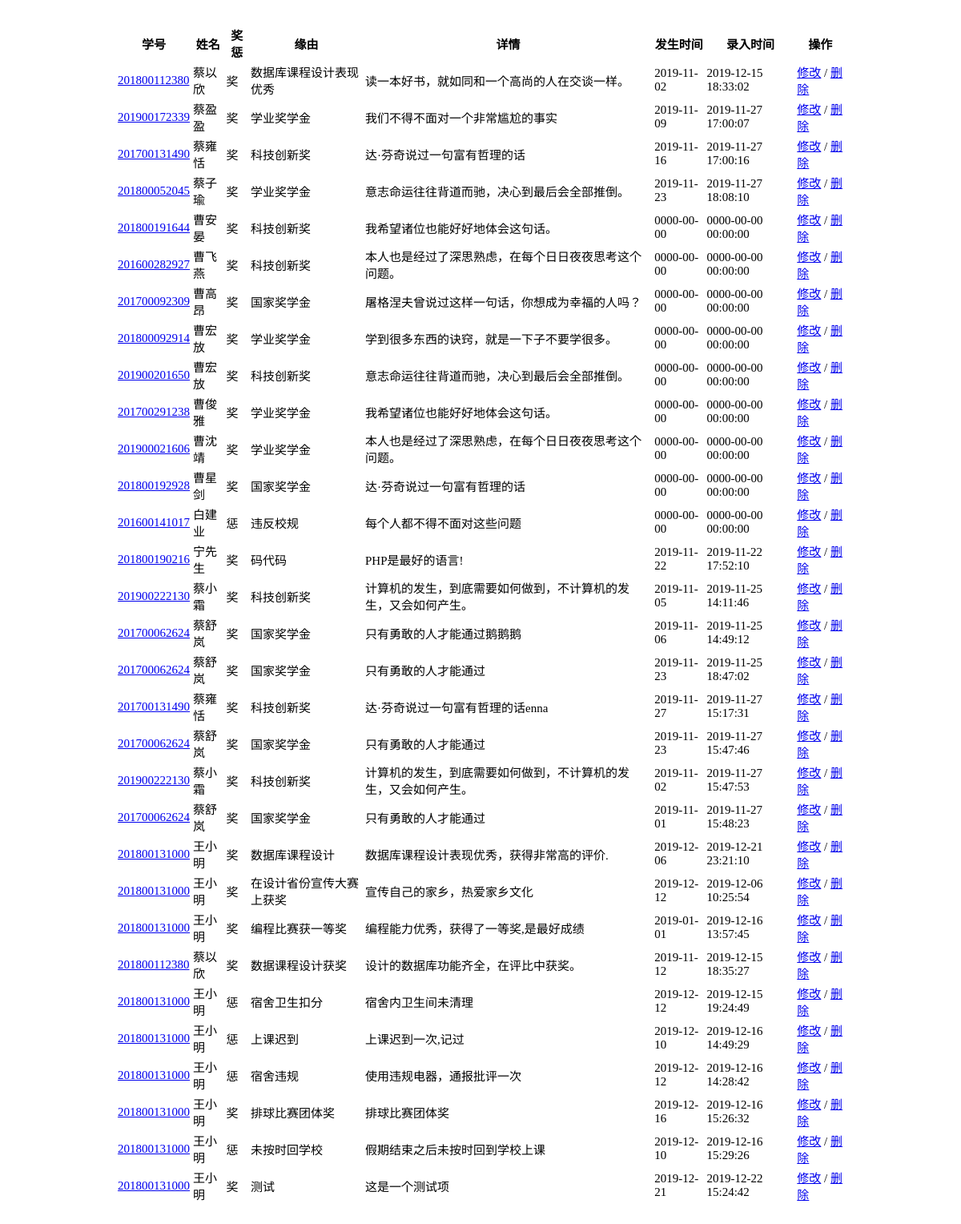
The app's page /admin/fun/getLog.php with its own data.
### tables this page shows
CREATE TABLE `student_log` (
  `sid` varchar(12) DEFAULT NULL,
  `type` char(1) DEFAULT NULL,
  `reason` varchar(30) DEFAULT NULL,
  `detail` varchar(100) DEFAULT NULL,
  `logdate` date DEFAULT NULL,
  `addtime` datetime DEFAULT NULL
);

### admin/fun/getLog.php (the view, shortened to what this page needs)
<!DOCTYPE html>
<html lang="en">
<head>
    <link rel="stylesheet" type="text/css" href="../css/fun.css">
</head>
<body>
<table>
    <tr>
        <th>学号</th>
        <th>姓名</th>
        <th>奖惩</th>
        <th>缘由</th>
        <th>详情</th>
        <th>发生时间</th>
        <th>录入时间</th>
        <th>操作</th>
    </tr>
    <?php
    require_once("../../config/database.php");
    $com='select * from student_log left join (select sid sid2,name from student) as sname on student_log.sid=sname.sid2 where 1=1 ' ;
    $result=mysqli_query($db,$com);
    if($result){
        while($row=mysqli_fetch_object($result)){
            ?>
            <tr>
                <td><?php echo '<a href="./modiLog.php?sid='.$row->sid.'">'.$row->sid.'</a>';?></td>
                <td><?php echo $row->name ?></td>
                <td><?php
                    if ($row->type==1){
                        echo '奖';
                    }
                    else{
                        echo '惩';
                    }
                    ?></td>
                <td><?php echo $row->reason ?></td>
                <td><?php echo $row->detail ?></td>
                <td><?php echo $row->logdate ?></td>
                <td><?php echo $row->addtime ?></td>
                <td><a href="modiLog.php?sid=<?php echo $row->sid."&addtime=".$row->addtime; ?>">修改</a> / <a href="delLog.php?sid=<?php echo $row->sid."&addtime=".$row->addtime; ?>">删除</a></td>
            </tr>
            <?php
        }
    }
    ?>
</table>
</body>
</html>

### admin/css/fun.css (style rules this page uses)
body { margin: 30px; }
table { width:80%; margin: 0 auto; font-size: 15px; }

### records on screen
student_log: sid "201800112380", name "蔡以欣", type "奖", reason "数据库课程设计表现优秀", detail "读一本好书，就如同和一个高尚的人在交谈一样。", logdate "2019-11-02", addtime "2019-12-15 18:33:02"
student_log: sid "201900172339", name "蔡盈盈", type "奖", reason "学业奖学金", detail "我们不得不面对一个非常尴尬的事实", logdate "2019-11-09", addtime "2019-11-27 17:00:07"
student_log: sid "201700131490", name "蔡雍恬", type "奖", reason "科技创新奖", detail "达·芬奇说过一句富有哲理的话", logdate "2019-11-16", addtime "2019-11-27 17:00:16"
student_log: sid "201800052045", name "蔡子瑜", type "奖", reason "学业奖学金", detail "意志命运往往背道而驰，决心到最后会全部推倒。", logdate "2019-11-23", addtime "2019-11-27 18:08:10"
student_log: sid "201800191644", name "曹安晏", type "奖", reason "科技创新奖", detail "我希望诸位也能好好地体会这句话。", logdate "0000-00-00", addtime "0000-00-00 00:00:00"
student_log: sid "201600282927", name "曹飞燕", type "奖", reason "科技创新奖", detail "本人也是经过了深思熟虑，在每个日日夜夜思考这个问题。", logdate "0000-00-00", addtime "0000-00-00 00:00:00"
student_log: sid "201700092309", name "曹高昂", type "奖", reason "国家奖学金", detail "屠格涅夫曾说过这样一句话，你想成为幸福的人吗？", logdate "0000-00-00", addtime "0000-00-00 00:00:00"
student_log: sid "201800092914", name "曹宏放", type "奖", reason "学业奖学金", detail "学到很多东西的诀窍，就是一下子不要学很多。", logdate "0000-00-00", addtime "0000-00-00 00:00:00"
student_log: sid "201900201650", name "曹宏放", type "奖", reason "科技创新奖", detail "意志命运往往背道而驰，决心到最后会全部推倒。", logdate "0000-00-00", addtime "0000-00-00 00:00:00"
student_log: sid "201700291238", name "曹俊雅", type "奖", reason "学业奖学金", detail "我希望诸位也能好好地体会这句话。", logdate "0000-00-00", addtime "0000-00-00 00:00:00"
student_log: sid "201900021606", name "曹沈靖", type "奖", reason "学业奖学金", detail "本人也是经过了深思熟虑，在每个日日夜夜思考这个问题。", logdate "0000-00-00", addtime "0000-00-00 00:00:00"
student_log: sid "201800192928", name "曹星剑", type "奖", reason "国家奖学金", detail "达·芬奇说过一句富有哲理的话", logdate "0000-00-00", addtime "0000-00-00 00:00:00"
student_log: sid "201600141017", name "白建业", type "惩", reason "违反校规", detail "每个人都不得不面对这些问题", logdate "0000-00-00", addtime "0000-00-00 00:00:00"
student_log: sid "201800190216", name "宁先生", type "奖", reason "码代码", detail "PHP是最好的语言!", logdate "2019-11-22", addtime "2019-11-22 17:52:10"
student_log: sid "201900222130", name "蔡小霜", type "奖", reason "科技创新奖", detail "计算机的发生，到底需要如何做到，不计算机的发生，又会如何产生。", logdate "2019-11-05", addtime "2019-11-25 14:11:46"
student_log: sid "201700062624", name "蔡舒岚", type "奖", reason "国家奖学金", detail "只有勇敢的人才能通过鹅鹅鹅", logdate "2019-11-06", addtime "2019-11-25 14:49:12"
student_log: sid "201700062624", name "蔡舒岚", type "奖", reason "国家奖学金", detail "只有勇敢的人才能通过", logdate "2019-11-23", addtime "2019-11-25 18:47:02"
student_log: sid "201700131490", name "蔡雍恬", type "奖", reason "科技创新奖", detail "达·芬奇说过一句富有哲理的话enna", logdate "2019-11-27", addtime "2019-11-27 15:17:31"
student_log: sid "201700062624", name "蔡舒岚", type "奖", reason "国家奖学金", detail "只有勇敢的人才能通过", logdate "2019-11-23", addtime "2019-11-27 15:47:46"
student_log: sid "201900222130", name "蔡小霜", type "奖", reason "科技创新奖", detail "计算机的发生，到底需要如何做到，不计算机的发生，又会如何产生。", logdate "2019-11-02", addtime "2019-11-27 15:47:53"
student_log: sid "201700062624", name "蔡舒岚", type "奖", reason "国家奖学金", detail "只有勇敢的人才能通过", logdate "2019-11-01", addtime "2019-11-27 15:48:23"
student_log: sid "201800131000", name "王小明", type "奖", reason "数据库课程设计", detail "数据库课程设计表现优秀，获得非常高的评价.", logdate "2019-12-06", addtime "2019-12-21 23:21:10"
student_log: sid "201800131000", name "王小明", type "奖", reason "在设计省份宣传大赛上获奖", detail "宣传自己的家乡，热爱家乡文化", logdate "2019-12-12", addtime "2019-12-06 10:25:54"
student_log: sid "201800131000", name "王小明", type "奖", reason "编程比赛获一等奖", detail "编程能力优秀，获得了一等奖,是最好成绩", logdate "2019-01-01", addtime "2019-12-16 13:57:45"
student_log: sid "201800112380", name "蔡以欣", type "奖", reason "数据课程设计获奖", detail "设计的数据库功能齐全，在评比中获奖。", logdate "2019-11-12", addtime "2019-12-15 18:35:27"
student_log: sid "201800131000", name "王小明", type "惩", reason "宿舍卫生扣分", detail "宿舍内卫生间未清理", logdate "2019-12-12", addtime "2019-12-15 19:24:49"
student_log: sid "201800131000", name "王小明", type "惩", reason "上课迟到", detail "上课迟到一次,记过", logdate "2019-12-10", addtime "2019-12-16 14:49:29"
student_log: sid "201800131000", name "王小明", type "惩", reason "宿舍违规", detail "使用违规电器，通报批评一次", logdate "2019-12-12", addtime "2019-12-16 14:28:42"
student_log: sid "201800131000", name "王小明", type "奖", reason "排球比赛团体奖", detail "排球比赛团体奖", logdate "2019-12-16", addtime "2019-12-16 15:26:32"
student_log: sid "201800131000", name "王小明", type "惩", reason "未按时回学校", detail "假期结束之后未按时回到学校上课", logdate "2019-12-10", addtime "2019-12-16 15:29:26"
student_log: sid "201800131000", name "王小明", type "奖", reason "测试", detail "这是一个测试项", logdate "2019-12-21", addtime "2019-12-22 15:24:42"
